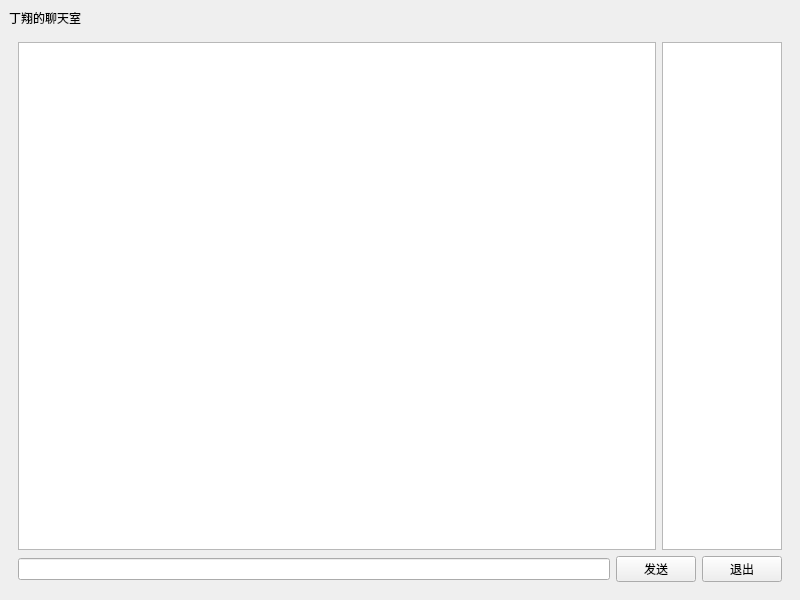
<?xml version="1.0" encoding="UTF-8"?>
<ui version="4.0">
 <class>MainWindow</class>
 <widget class="QMainWindow" name="MainWindow">
  <property name="geometry">
   <rect>
    <x>0</x>
    <y>0</y>
    <width>800</width>
    <height>600</height>
   </rect>
  </property>
  <property name="windowTitle">
   <string>聊天室客户端</string>
  </property>
  <widget class="QWidget" name="centralwidget">
   <layout class="QVBoxLayout" name="verticalLayout">
    <item>
     <widget class="QLabel" name="label">
      <property name="text">
       <string>丁翔的聊天室</string>
      </property>
     </widget>
    </item>
    <item>
     <widget class="QStackedWidget" name="stackedWidget">
      <property name="currentIndex">
       <number>0</number>
      </property>
      <widget class="QWidget" name="loginPage">
       <layout class="QVBoxLayout" name="verticalLayout_4">
        <item>
         <layout class="QHBoxLayout" name="horizontalLayout">
          <item>
           <widget class="QTextEdit" name="textEdit"/>
          </item>
          <item>
           <widget class="QListView" name="listView">
            <property name="maximumSize">
             <size>
              <width>120</width>
              <height>16777215</height>
             </size>
            </property>
           </widget>
          </item>
         </layout>
        </item>
        <item>
         <layout class="QHBoxLayout" name="horizontalLayout_2">
          <item>
           <widget class="QLineEdit" name="lineEdit"/>
          </item>
          <item>
           <widget class="QPushButton" name="sayButton">
            <property name="text">
             <string>发送</string>
            </property>
           </widget>
          </item>
          <item>
           <widget class="QPushButton" name="logoutButton">
            <property name="text">
             <string>退出</string>
            </property>
           </widget>
          </item>
         </layout>
        </item>
       </layout>
      </widget>
      <widget class="QWidget" name="chatPage">
       <layout class="QGridLayout" name="gridLayout_2">
        <item row="0" column="1">
         <spacer name="verticalSpacer_2">
          <property name="orientation">
           <enum>Qt::Orientation::Vertical</enum>
          </property>
          <property name="sizeHint" stdset="0">
           <size>
            <width>20</width>
            <height>197</height>
           </size>
          </property>
         </spacer>
        </item>
        <item row="1" column="0">
         <spacer name="horizontalSpacer">
          <property name="orientation">
           <enum>Qt::Orientation::Horizontal</enum>
          </property>
          <property name="sizeHint" stdset="0">
           <size>
            <width>246</width>
            <height>20</height>
           </size>
          </property>
         </spacer>
        </item>
        <item row="1" column="1">
         <widget class="QFrame" name="frame">
          <property name="frameShape">
           <enum>QFrame::Shape::StyledPanel</enum>
          </property>
          <property name="frameShadow">
           <enum>QFrame::Shadow::Raised</enum>
          </property>
          <layout class="QVBoxLayout" name="verticalLayout_2">
           <item>
            <layout class="QGridLayout" name="gridLayout">
             <item row="0" column="0">
              <widget class="QLabel" name="label_2">
               <property name="text">
                <string>服务器地址</string>
               </property>
              </widget>
             </item>
             <item row="0" column="1">
              <widget class="QLineEdit" name="serverEdit"/>
             </item>
             <item row="1" column="0">
              <widget class="QLabel" name="label_3">
               <property name="text">
                <string>昵称</string>
               </property>
              </widget>
             </item>
             <item row="1" column="1">
              <widget class="QLineEdit" name="usernameEdit"/>
             </item>
            </layout>
           </item>
           <item>
            <spacer name="verticalSpacer">
             <property name="orientation">
              <enum>Qt::Orientation::Vertical</enum>
             </property>
             <property name="sizeType">
              <enum>QSizePolicy::Policy::Fixed</enum>
             </property>
             <property name="sizeHint" stdset="0">
              <size>
               <width>20</width>
               <height>10</height>
              </size>
             </property>
            </spacer>
           </item>
           <item>
            <widget class="QPushButton" name="loginButton">
             <property name="text">
              <string>登录聊天室</string>
             </property>
            </widget>
           </item>
          </layout>
         </widget>
        </item>
        <item row="1" column="2">
         <spacer name="horizontalSpacer_2">
          <property name="orientation">
           <enum>Qt::Orientation::Horizontal</enum>
          </property>
          <property name="sizeHint" stdset="0">
           <size>
            <width>246</width>
            <height>20</height>
           </size>
          </property>
         </spacer>
        </item>
        <item row="2" column="1">
         <spacer name="verticalSpacer_3">
          <property name="orientation">
           <enum>Qt::Orientation::Vertical</enum>
          </property>
          <property name="sizeHint" stdset="0">
           <size>
            <width>20</width>
            <height>197</height>
           </size>
          </property>
         </spacer>
        </item>
       </layout>
      </widget>
     </widget>
    </item>
   </layout>
  </widget>
 </widget>
 <resources/>
 <connections/>
</ui>
